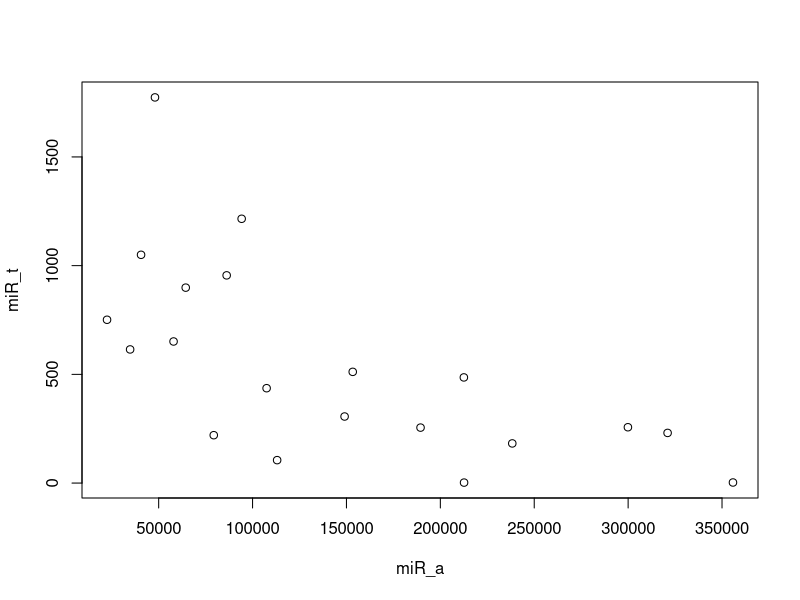
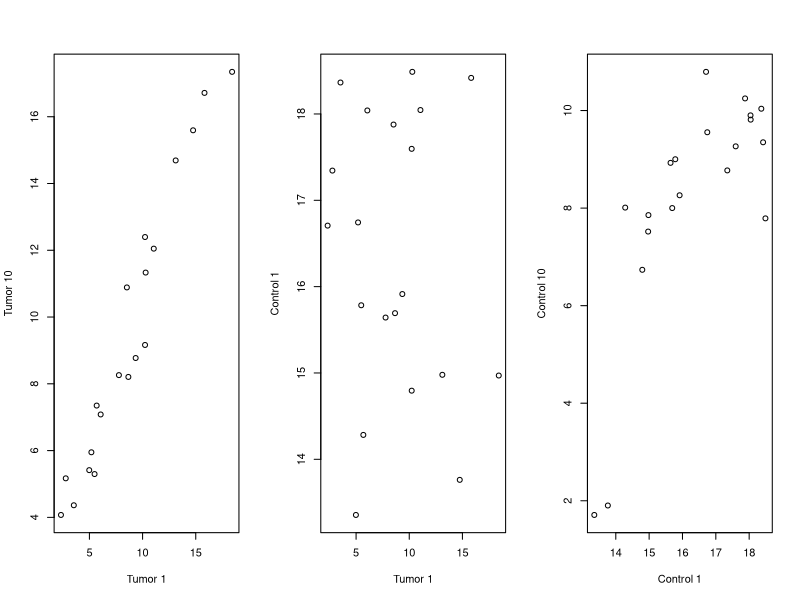
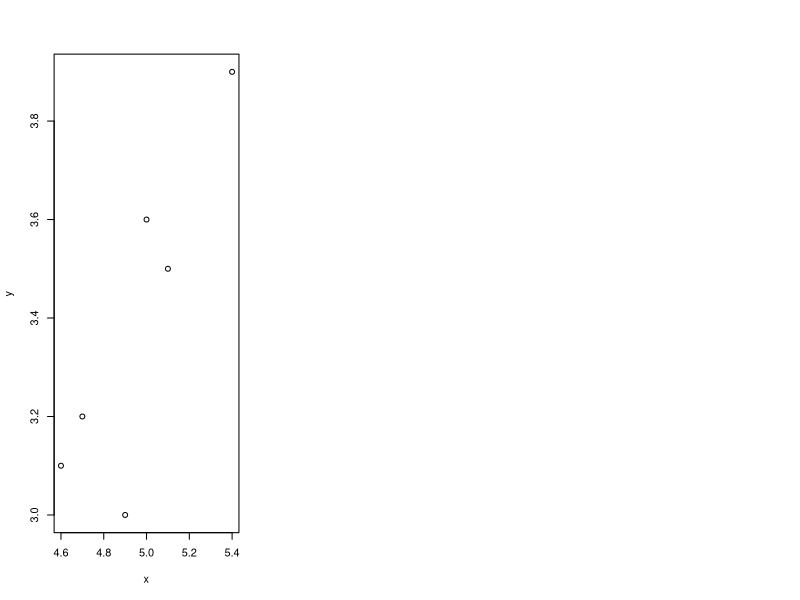
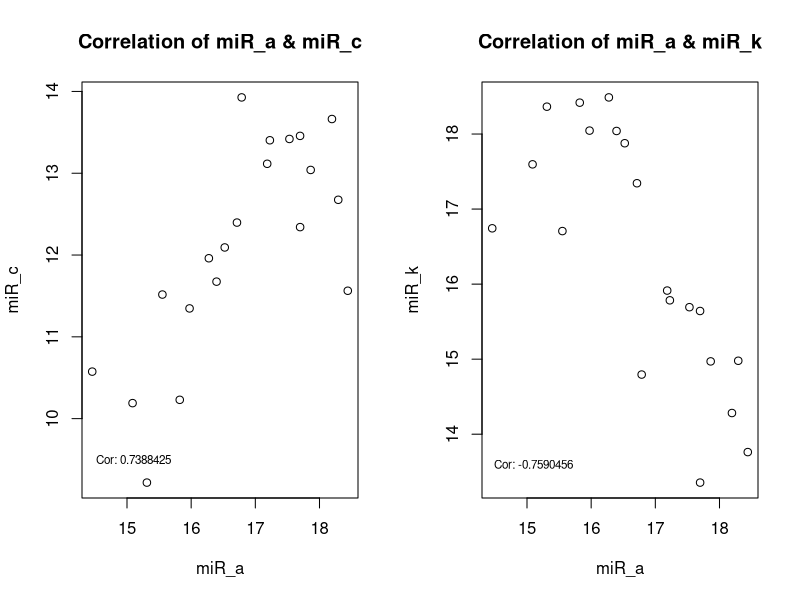
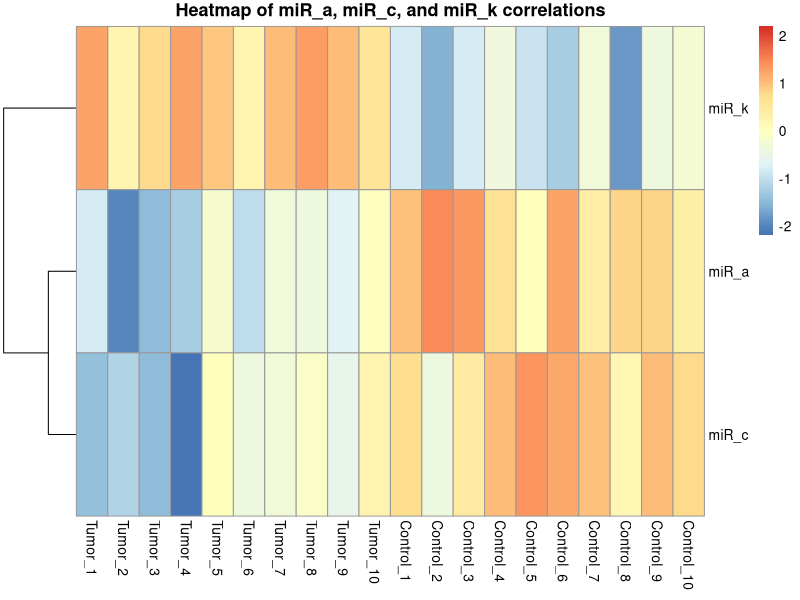
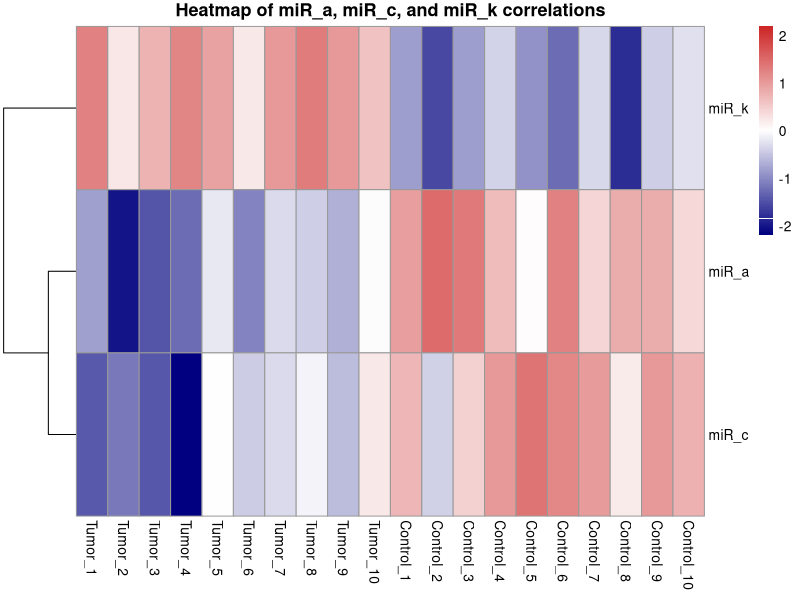

The R source for these figures, in order:
## ---- chunk 1
knitr::opts_chunk$set(echo = TRUE)
## ---- chunk 2
smalldata <- read.table("small_data.txt", header=1, row.names=1, stringsAsFactors = F)
## ---- chunk 3
smalldataM <- as.matrix(smalldata)
smalldataM
## ---- chunk 4
miR_a <- smalldataM[1,]
miR_t <- smalldataM[20,]
miR_a
miR_t
## ---- chunk 5
lo <- loess(miR_t ~ miR_a)
plot(miR_a, miR_t)
lines(predict(loess(miR_t ~ miR_a)))
## ---- chunk 6
t1 <- log2(smalldataM[,1] + 1)
t10 <- log2(smalldataM[,10] + 1)
c1 <- log2(smalldataM[11,] + 1)
c10 <- log2(smalldataM[20,] + 1)

par(mfrow = c(1, 3))
plot(t1, t10,
     xlab="Tumor 1",
     ylab="Tumor 10")
plot(t1, c1, 
     xlab="Tumor 1", 
     ylab="Control 1")
plot(c1, c10, 
     xlab="Control 1", 
     ylab="Control 10")
## ---- chunk 7
x <- c(5.1, 4.9, 4.7, 4.6, 5.0, 5.4)
y <- c(3.5, 3.0, 3.2, 3.1, 3.6, 3.9)
plot(x, y)
cor(x, y)
## ---- chunk 8
miR_a <- log2(smalldataM[1,] + 1)
miR_c <- log2(smalldataM[3,] + 1)
miR_k <- log2(smalldataM[11,] + 1)

par(mfrow=c(1,2))

plot(miR_a, miR_c,
     main="Correlation of miR_a & miR_c")
text(15.1, 9.5, paste0("Cor: ", prettyNum(cor(miR_a, miR_c))), cex=0.7)

plot(miR_a, miR_k,
     main="Correlation of miR_a & miR_k")
text(15.1, 13.6, paste0("Cor: ", prettyNum(cor(miR_a, miR_k))), cex=0.7)
## ---- chunk 9
library(pheatmap)
## ---- chunk 10
smalldataH <- log2(smalldataM + 1)
smalldataH
## ---- chunk 11
m_smalldataH <- smalldataH[c("miR_a", "miR_c", "miR_k"),]
m_smalldataH
## ---- chunk 12
pheatmap(m_smalldataH, 
         scale        = "row",
         cluster_cols = F,
         main         = "Heatmap of miR_a, miR_c, and miR_k correlations")
## ---- chunk 13
pheatmap(m_smalldataH, 
         scale        = "row",
         cluster_cols = F,
         main         = "Heatmap of miR_a, miR_c, and miR_k correlations",
         color        = colorRampPalette(c("navy", "white", "firebrick3"))(256))
cor(miR_a, miR_c)
cor(miR_a, miR_k)
cor(miR_c, miR_k)
## ---- chunk 14
x <- c(5.1, 4.9, 4.7, 4.6, 5.0, 5.4, 4.6, 5.0, 4.4, 4.9, 5.4, 4.8, 4.3, 5.8)
y <- c(3.5, 3.0, 3.2, 3.1, 3.6, 3.9, 3.4, 2.9, 3.1, 3.7, 3.4, 3.0, 3.0, 4.0)

t.test(x, y) # high t value = low p value

t.test(x,y)$p.val # p value
## ---- chunk 15
miR_a <- smalldataM[1,]

miR_a_t <- miR_a[1:10]
mean(miR_a_t)
sd(miR_a_t)

miR_a_c <- miR_a[11:20]
mean(miR_a_c)
sd(miR_a_c)

t.test(miR_a_t, miR_a_c)$p.val

t.test(miR_a_t, miR_a_c)

log2(mean(miR_a_t)/mean(miR_a_c))

# miR_a is downregulated in the tumor because the average value is less.
